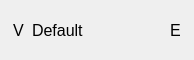
<?xml version="1.0" encoding="UTF-8"?>
<ui version="4.0">
 <class>Dialog</class>
 <widget class="QDialog" name="Dialog">
  <property name="geometry">
   <rect>
    <x>0</x>
    <y>0</y>
    <width>194</width>
    <height>60</height>
   </rect>
  </property>
  <property name="font">
   <font>
    <pointsize>12</pointsize>
   </font>
  </property>
  <property name="windowTitle">
   <string>Dialog</string>
  </property>
  <layout class="QHBoxLayout" name="horizontalLayout">
   <property name="spacing">
    <number>0</number>
   </property>
   <property name="leftMargin">
    <number>5</number>
   </property>
   <property name="topMargin">
    <number>0</number>
   </property>
   <property name="rightMargin">
    <number>5</number>
   </property>
   <property name="bottomMargin">
    <number>0</number>
   </property>
   <item>
    <widget class="QToolButton" name="btn_2">
     <property name="text">
      <string>V</string>
     </property>
     <property name="popupMode">
      <enum>QToolButton::InstantPopup</enum>
     </property>
     <property name="autoRaise">
      <bool>true</bool>
     </property>
     <property name="arrowType">
      <enum>Qt::NoArrow</enum>
     </property>
    </widget>
   </item>
   <item>
    <widget class="QLabel" name="label">
     <property name="font">
      <font>
       <pointsize>12</pointsize>
      </font>
     </property>
     <property name="text">
      <string>Default</string>
     </property>
     <property name="alignment">
      <set>Qt::AlignLeading|Qt::AlignLeft|Qt::AlignVCenter</set>
     </property>
    </widget>
   </item>
   <item>
    <widget class="QToolButton" name="btn">
     <property name="text">
      <string>E</string>
     </property>
     <property name="popupMode">
      <enum>QToolButton::InstantPopup</enum>
     </property>
     <property name="autoRaise">
      <bool>true</bool>
     </property>
     <property name="arrowType">
      <enum>Qt::NoArrow</enum>
     </property>
    </widget>
   </item>
  </layout>
 </widget>
 <resources/>
 <connections/>
</ui>
